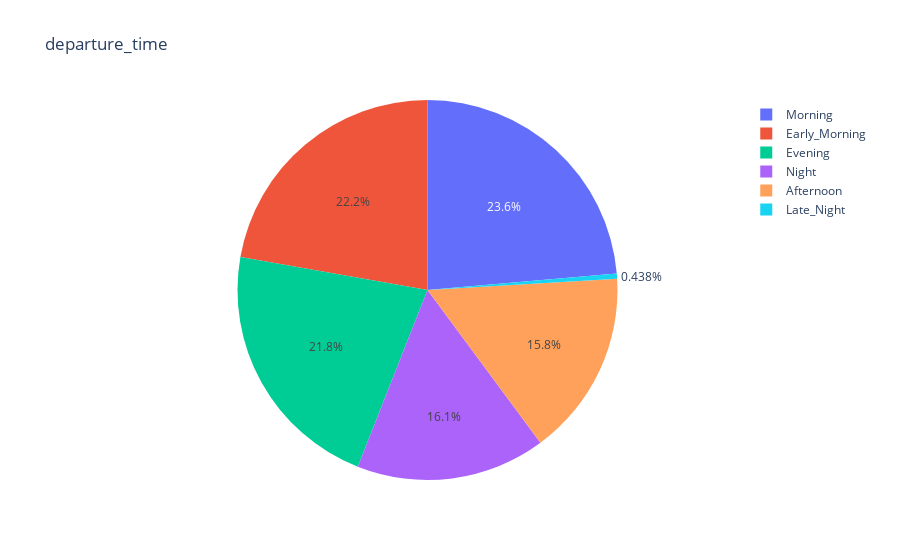

Notebook cell for this chart:
### Code cell
fig = px.pie(departure_time_count, values='count', names='departure_time',title='departure_time')
fig.show()

### Figure 1 — Plotly figure (JSON) as saved in the notebook; plotly's stock layout.template omitted (floating-point values rounded to 4 significant figures)
{"data": [{"domain": {"x": [0, 1], "y": [0, 1]}, "hovertemplate": "departure_time=%{label}<br>count=%{value}<extra></extra>", "labels": ["Morning", "Early_Morning", "Evening", "Night", "Afternoon", "Late_Night"], "legendgroup": "", "name": "", "showlegend": true, "type": "pie", "values": [70416, 66212, 64990, 48013, 47106, 1306]}], "layout": {"legend": {"tracegroupgap": 0}, "title": {"text": "departure_time"}}}
